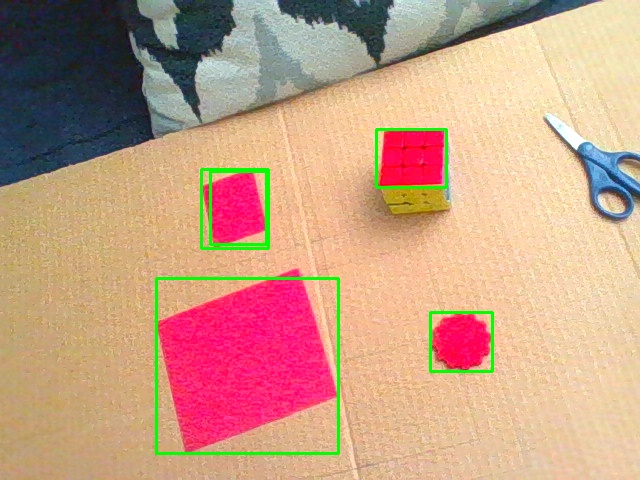
#> input picture Images/frame_0.jpg, 640 x 480 px, given in place of the camera
$ python TestStateMachine.py
#> lines starting #> are read from the running program, lines starting #| are printed output that depends on the picture; after the words box and inside, x2 and y2 are one past the last pixel; in counts of white or black regions, pixels touching at a corner belong together
### DetectCars.py
import cv2
import numpy as np
import os

class DetectCars:
    def __init__(self):
        # Start the webcam
        self.cap = cv2.VideoCapture(0)
        self.frame_count = 0
        self.save_path = "Images"  # Directory to save frames
        self.detections = 0  # Initialize detection count

        # Create the directory if it doesn't exist
        if not os.path.exists(self.save_path):
            os.makedirs(self.save_path)

    def detect(self):
        while True:
            # Read the video frame
            ret, frame = self.cap.read()
#> frame is the input picture: shape (480, 640, 3); mean B, G, R 133.3, 157.8, 198.9
            if not ret:
                print("Failed to capture frame. Exiting...")
                break

            rgbFrame = cv2.cvtColor(frame, cv2.COLOR_BGR2RGB)
            # Convert the frame to HSV color space
            hsv = cv2.cvtColor(rgbFrame, cv2.COLOR_BGR2HSV)
#> hsv: shape (480, 640, 3); mean H, S, V 93.2, 103.6, 206.9

            # Define the lower and upper bounds for the red color
            lower_red1 = np.array([0, 120, 70])  # First range for red (hue 0-10)
            upper_red1 = np.array([10, 255, 255])
            lower_red2 = np.array([170, 120, 70])  # Second range for red (hue 170-180)
            upper_red2 = np.array([180, 255, 255])

            # Create masks for red color
            mask1 = cv2.inRange(hsv, lower_red1, upper_red1)
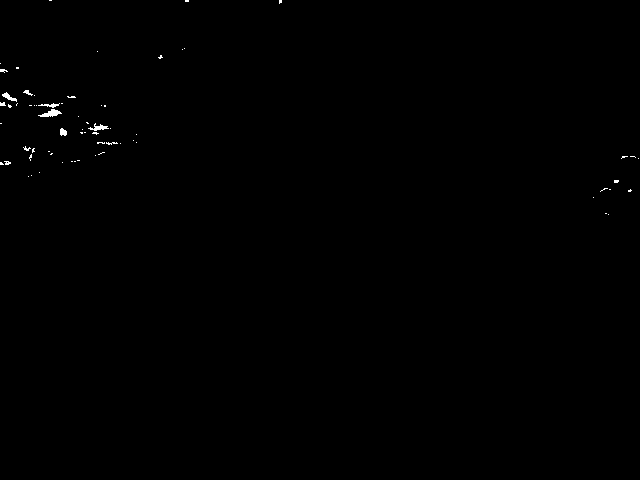
#> mask1: shape (480, 640); 0.22% white; 67 white regions (60 under 20 px)
            mask2 = cv2.inRange(hsv, lower_red2, upper_red2)
#> mask2: shape (480, 640); every value is 0
            mask = mask1 + mask2

            # Find contours in the mask
            contours, _ = cv2.findContours(mask, cv2.RETR_TREE, cv2.CHAIN_APPROX_SIMPLE)
#> contours = 68 contours, 63 with area under 20; largest, box (x1, y1, x2, y2) and area: (38, 109, 62, 117) 75, (88, 123, 109, 131) 45, (2, 92, 17, 102) 42, (60, 128, 67, 136) 32, (38, 103, 60, 108) 26

            # Draw a green rectangle around the red objects
            self.detections = 0  # Reset detection count for each frame
            for contour in contours:
                if cv2.contourArea(contour) > 400:  # Filter small contours
                    x, y, w, h = cv2.boundingRect(contour)
                    cv2.rectangle(frame, (x, y), (x + w, y + h), (0, 255, 0), 2)
                    self.detections += 1  # Increment detection count
#> this loop made 68 passes
#> contour on passes 1, 2, 3, 5, 8, 9, 10, 11, 12, 13, 14, 16: [[608, 214]], [[605, 213], [606, 213]], [[593, 197]], [[609, 189], [610, 189]], [[28, 176]], [[31, 175]], [[39, 172]], [[62, 162]], [[0, 162], [0, 164], [3, 164], [1, 162]], [[74, 161], [75, 161]], [[71, 161], [72, 161]], [[6, 162], [7, 161], [8, 162], [7, 163]]
#> after the loop, self.detections = 0

            # Save the frame with the green rectangles to disk
            frame_filename = os.path.join(self.save_path, f"frame_{self.frame_count}.jpg")
            cv2.imwrite(frame_filename, frame)
            print(f"Saved {frame_filename}")

            self.frame_count += 1

            # Break the loop after saving a few frames for demonstration
            if self.frame_count >= 1:
                break

        self.cap.release()

    def get_detections(self):
        return self.detections

# Run the detection
detector = DetectCars()
detector.detect()
print(f"Number of detections: {detector.get_detections()}")

### TestStateMachine.py
import time
from enum import Enum
import DetectCars as dc

# Setup GPIO Pins
SIGNAL_1 = {'RED': 2, 'YELLOW': 3, 'GREEN': 4}
SIGNAL_2 = {'RED': 14, 'YELLOW': 15, 'GREEN': 18}
SIGNAL_3 = {'RED': 17, 'YELLOW': 22, 'GREEN': 22}
SIGNAL_4 = {'RED': 10, 'YELLOW': 9, 'GREEN': 11}
PEDESTRIAN_BUZZER = 10
PEDESTRIAN_BUTTON = 11

ALL_SIGNALS = [SIGNAL_1, SIGNAL_2, SIGNAL_3, SIGNAL_4]
PHASE_1 = [SIGNAL_1, SIGNAL_3]
PHASE_2 = [SIGNAL_2, SIGNAL_4]

# DETECTIONS = dc.detector.get_detections()

class TrafficState(Enum):
    RED = 1
    GREEN = 2
    YELLOW = 3
    PEDESTRIAN = 4

class TrafficSignal:
    def __init__(self):
        self.state = TrafficState.RED
        self.green_time = 10  # Default green light duration
        self.pedestrian_request = False
        self.current_phase_signal = PHASE_1  # Active signal group
        self.start_time = None
        self.detections = dc.detector.get_detections()

    def start_timer(self):
        self.start_time = time.time()

    def end_timer(self):
        self.end_time = time.time()

    def calculate_time(self):
        return self.end_time - self.start_time

    def activate_pedestrian_request(self):
        self.pedestrian_request = True

    def transition(self, cars=0):
        if self.state == TrafficState.RED:
            if self.pedestrian_request:
                self.state = TrafficState.PEDESTRIAN
            else:
                self.state = TrafficState.GREEN
                self.green_time = self.calculate_green_time()
        elif self.state == TrafficState.GREEN:
            self.state = TrafficState.YELLOW
        elif self.state == TrafficState.YELLOW:
            self.state = TrafficState.RED
        elif self.state == TrafficState.PEDESTRIAN:
            self.state = TrafficState.RED
            self.pedestrian_request = False  # Reset pedestrian request
        self.current_phase_signal = self.get_next_signal(self.current_phase_signal) # Go to next signal

    def get_next_signal(self, cur_signal):
        if cur_signal == PHASE_1:
            return PHASE_2
        else:
            return PHASE_1

    def calculate_green_time(self):
        if self.detections is None:
            self.detections = 0
        return (1.47 * self.detections) + 8.43

    def run(self, cycles=5):
#> called with cycles = 5
        for _ in range(cycles):
            self.start_timer()
            print(f"Current State: {self.state}")

            if self.state == TrafficState.GREEN:
                print("GREEN")
                time.sleep(self.green_time)
                self.end_timer()
                elapsed_time = self.calculate_time()
                print(f"Time: {elapsed_time:.2f} seconds (Expected: {self.green_time} seconds)")

            elif self.state == TrafficState.YELLOW:
                print("YELLOW")
                time.sleep(5)  # Fixed duration for yellow light
                self.end_timer()
                elapsed_time = self.calculate_time()
                print(f"Time: {elapsed_time:.2f} seconds (Expected: 5 seconds)")

            elif self.state == TrafficState.PEDESTRIAN:
                print("PEDESTRIAN")
                time.sleep(20)  # Fixed duration for pedestrian signal
                self.end_timer()
                elapsed_time = self.calculate_time()
                print(f"Time: {elapsed_time:.2f} seconds (Expected: 20 seconds)")

            else:  # Red light
                print("RED")
                time.sleep(5)  # Fixed duration for red light
                self.end_timer()
                elapsed_time = self.calculate_time()
                print(f"Time: {elapsed_time:.2f} seconds (Expected: 5 seconds)")

            self.transition()
#> this loop made 5 passes
#| Time: 0.00 seconds (Expected: 8.43 seconds)
#| Time: 0.00 seconds (Expected: 8.43 seconds)

# Run the program here
signal = TrafficSignal()
#signal.activate_pedestrian_request()
signal.run()
